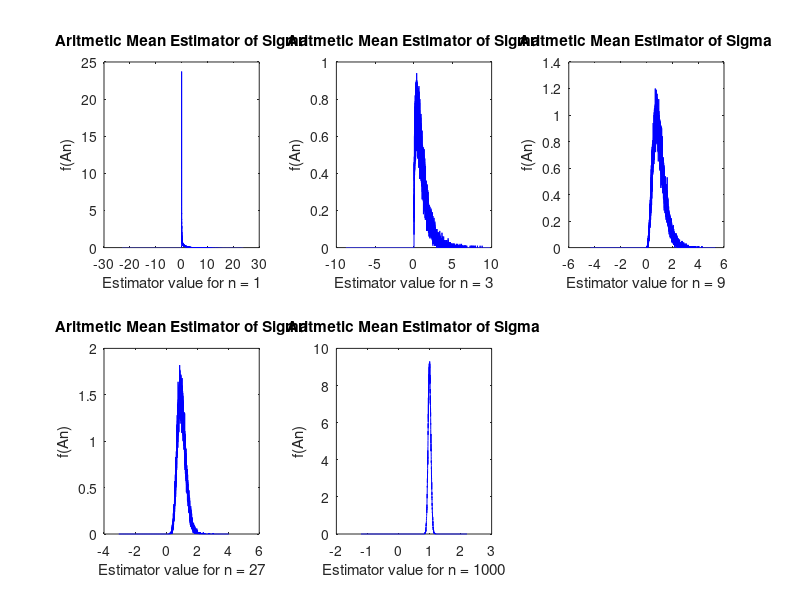

This figure's MATLAB source:
% David Jacob
% John Shaver
% ECE 345: Project 3
% Part 2a

clc
close all


size = 100000;

%Creates array of all values of n
n = [1, 3, 9, 27, 1000];

for i = 1:5

    %creates normal distribution of voltages of sample size n 
    v = normrnd(0,1,size, n(i));
    
    %Calculates aritmetic mean of v^2
    An = mean(v.^2, 2);
    
    
    %cleaning up graphs
    x = (-(max(An))):0.001:(max(An)+1);
    [normdist,interval] = hist(An, x);
    normdist=normdist/.001/size;
    
    
    figure(1)
    subplot(2,3,i)
    plot(x,normdist,'-b')
    title('Aritmetic Mean Estimator of Sigma')
    xlabel(sprintf('Estimator value for n = %i',n(i)))
    ylabel('f(An)')
end

